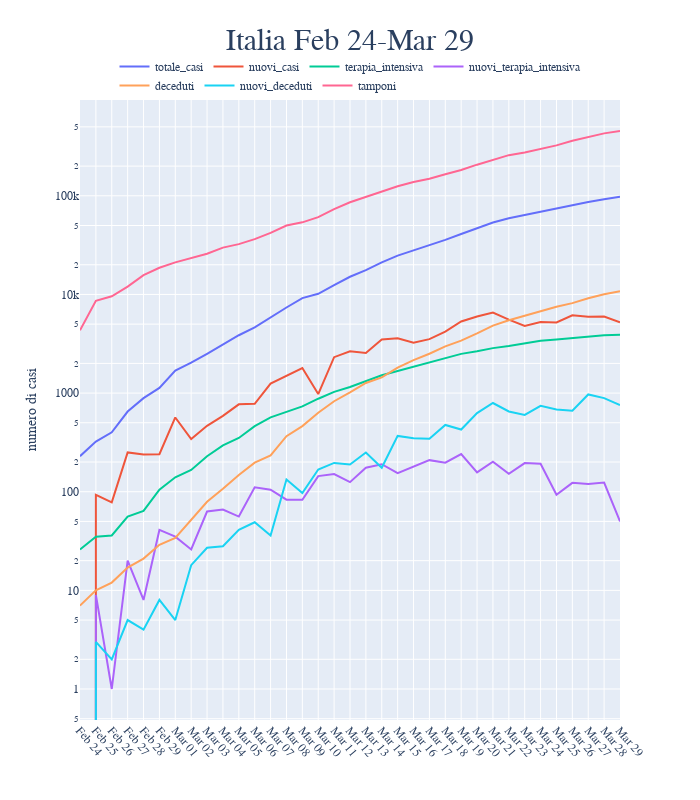

Notebook code for this chart:
### Code cell
#plot_COVID('Lombardia','nuovi_casi', 'nuovi_terapia_intensiva', 'nuovi_deceduti')

#plot_COVID('Alto Adige','nuovi_casi_giorno', 'decessi_giorno', 'ricoveri_ICU_giorno','terapia_intensiva')

#plot_COVID_all('totale_casi','nuovi_casi','terapia_intensiva','nuovi_terapia_intensiva',
#               'deceduti','nuovi_deceduti','tamponi')

plot_COVID('Italia','totale_casi','nuovi_casi','terapia_intensiva','nuovi_terapia_intensiva',
               'deceduti','nuovi_deceduti','tamponi')

#plot_COVID('Italia','nuovi_casi','nuovi_terapia_intensiva',
#           'nuovi_ricoverati_con_sintomi','nuovi_tamponi')

#plot_COVID('Valle d\'Aosta','totale_casi','nuovi_casi','terapia_intensiva','nuovi_terapia_intensiva',
#               'deceduti','nuovi_deceduti')

### Figure 1 — Plotly figure (JSON) as saved in the notebook; plotly's stock layout.template omitted (floating-point values rounded to 4 significant figures)
{"data": [{"customdata": [["Feb 24", "totale_casi"], ["Feb 25", "totale_casi"], ["Feb 26", "totale_casi"], ["Feb 27", "totale_casi"], ["Feb 28", "totale_casi"], ["Feb 29", "totale_casi"], ["Mar 01", "totale_casi"], ["Mar 02", "totale_casi"], ["Mar 03", "totale_casi"], ["Mar 04", "totale_casi"], ["Mar 05", "totale_casi"], ["Mar 06", "totale_casi"], ["Mar 07", "totale_casi"], ["Mar 08", "totale_casi"], ["Mar 09", "totale_casi"], ["Mar 10", "totale_casi"], ["Mar 11", "totale_casi"], ["Mar 12", "totale_casi"], ["Mar 13", "totale_casi"], ["Mar 14", "totale_casi"], ["Mar 15", "totale_casi"], ["Mar 16", "totale_casi"], ["Mar 17", "totale_casi"], ["Mar 18", "totale_casi"], ["Mar 19", "totale_casi"], ["Mar 20", "totale_casi"], ["Mar 21", "totale_casi"], ["Mar 22", "totale_casi"], ["Mar 23", "totale_casi"], ["Mar 24", "totale_casi"], ["Mar 25", "totale_casi"], ["Mar 26", "totale_casi"], ["Mar 27", "totale_casi"], ["Mar 28", "totale_casi"], ["Mar 29", "totale_casi"]], "hoverlabel": {"namelength": 0}, "hovertemplate": "variable=%{customdata[1]}<br>data=%{customdata[0]}<br>value=%{y}", "legendgroup": "totale_casi", "line": {"color": "#636efa", "dash": "solid"}, "mode": "lines", "name": "totale_casi", "showlegend": true, "type": "scatter", "x": ["Feb 24", "Feb 25", "Feb 26", "Feb 27", "Feb 28", "Feb 29", "Mar 01", "Mar 02", "Mar 03", "Mar 04", "Mar 05", "Mar 06", "Mar 07", "Mar 08", "Mar 09", "Mar 10", "Mar 11", "Mar 12", "Mar 13", "Mar 14", "Mar 15", "Mar 16", "Mar 17", "Mar 18", "Mar 19", "Mar 20", "Mar 21", "Mar 22", "Mar 23", "Mar 24", "Mar 25", "Mar 26", "Mar 27", "Mar 28", "Mar 29"], "xaxis": "x", "y": [229, 322, 400, 650, 888, 1128, 1694, 2036, 2502, 3089, 3858, 4636, 5883, 7375, 9172, 10149, 12462, 15113, 17660, 21157, 24747, 27980, 31506, 35713, 41035, 47021, 53578, 59138, 63927, 69176, 74386, 80539, 86498, 92472, 97689], "yaxis": "y"}, {"customdata": [["Feb 24", "nuovi_casi"], ["Feb 25", "nuovi_casi"], ["Feb 26", "nuovi_casi"], ["Feb 27", "nuovi_casi"], ["Feb 28", "nuovi_casi"], ["Feb 29", "nuovi_casi"], ["Mar 01", "nuovi_casi"], ["Mar 02", "nuovi_casi"], ["Mar 03", "nuovi_casi"], ["Mar 04", "nuovi_casi"], ["Mar 05", "nuovi_casi"], ["Mar 06", "nuovi_casi"], ["Mar 07", "nuovi_casi"], ["Mar 08", "nuovi_casi"], ["Mar 09", "nuovi_casi"], ["Mar 10", "nuovi_casi"], ["Mar 11", "nuovi_casi"], ["Mar 12", "nuovi_casi"], ["Mar 13", "nuovi_casi"], ["Mar 14", "nuovi_casi"], ["Mar 15", "nuovi_casi"], ["Mar 16", "nuovi_casi"], ["Mar 17", "nuovi_casi"], ["Mar 18", "nuovi_casi"], ["Mar 19", "nuovi_casi"], ["Mar 20", "nuovi_casi"], ["Mar 21", "nuovi_casi"], ["Mar 22", "nuovi_casi"], ["Mar 23", "nuovi_casi"], ["Mar 24", "nuovi_casi"], ["Mar 25", "nuovi_casi"], ["Mar 26", "nuovi_casi"], ["Mar 27", "nuovi_casi"], ["Mar 28", "nuovi_casi"], ["Mar 29", "nuovi_casi"]], "hoverlabel": {"namelength": 0}, "hovertemplate": "variable=%{customdata[1]}<br>data=%{customdata[0]}<br>value=%{y}", "legendgroup": "nuovi_casi", "line": {"color": "#EF553B", "dash": "solid"}, "mode": "lines", "name": "nuovi_casi", "showlegend": true, "type": "scatter", "x": ["Feb 24", "Feb 25", "Feb 26", "Feb 27", "Feb 28", "Feb 29", "Mar 01", "Mar 02", "Mar 03", "Mar 04", "Mar 05", "Mar 06", "Mar 07", "Mar 08", "Mar 09", "Mar 10", "Mar 11", "Mar 12", "Mar 13", "Mar 14", "Mar 15", "Mar 16", "Mar 17", "Mar 18", "Mar 19", "Mar 20", "Mar 21", "Mar 22", "Mar 23", "Mar 24", "Mar 25", "Mar 26", "Mar 27", "Mar 28", "Mar 29"], "xaxis": "x", "y": [0, 93, 78, 250, 238, 240, 566, 342, 466, 587, 769, 778, 1247, 1492, 1797, 977, 2313, 2651, 2547, 3497, 3590, 3233, 3526, 4207, 5322, 5986, 6557, 5560, 4789, 5249, 5210, 6153, 5959, 5974, 5217], "yaxis": "y"}, {"customdata": [["Feb 24", "terapia_intensiva"], ["Feb 25", "terapia_intensiva"], ["Feb 26", "terapia_intensiva"], ["Feb 27", "terapia_intensiva"], ["Feb 28", "terapia_intensiva"], ["Feb 29", "terapia_intensiva"], ["Mar 01", "terapia_intensiva"], ["Mar 02", "terapia_intensiva"], ["Mar 03", "terapia_intensiva"], ["Mar 04", "terapia_intensiva"], ["Mar 05", "terapia_intensiva"], ["Mar 06", "terapia_intensiva"], ["Mar 07", "terapia_intensiva"], ["Mar 08", "terapia_intensiva"], ["Mar 09", "terapia_intensiva"], ["Mar 10", "terapia_intensiva"], ["Mar 11", "terapia_intensiva"], ["Mar 12", "terapia_intensiva"], ["Mar 13", "terapia_intensiva"], ["Mar 14", "terapia_intensiva"], ["Mar 15", "terapia_intensiva"], ["Mar 16", "terapia_intensiva"], ["Mar 17", "terapia_intensiva"], ["Mar 18", "terapia_intensiva"], ["Mar 19", "terapia_intensiva"], ["Mar 20", "terapia_intensiva"], ["Mar 21", "terapia_intensiva"], ["Mar 22", "terapia_intensiva"], ["Mar 23", "terapia_intensiva"], ["Mar 24", "terapia_intensiva"], ["Mar 25", "terapia_intensiva"], ["Mar 26", "terapia_intensiva"], ["Mar 27", "terapia_intensiva"], ["Mar 28", "terapia_intensiva"], ["Mar 29", "terapia_intensiva"]], "hoverlabel": {"namelength": 0}, "hovertemplate": "variable=%{customdata[1]}<br>data=%{customdata[0]}<br>value=%{y}", "legendgroup": "terapia_intensiva", "line": {"color": "#00cc96", "dash": "solid"}, "mode": "lines", "name": "terapia_intensiva", "showlegend": true, "type": "scatter", "x": ["Feb 24", "Feb 25", "Feb 26", "Feb 27", "Feb 28", "Feb 29", "Mar 01", "Mar 02", "Mar 03", "Mar 04", "Mar 05", "Mar 06", "Mar 07", "Mar 08", "Mar 09", "Mar 10", "Mar 11", "Mar 12", "Mar 13", "Mar 14", "Mar 15", "Mar 16", "Mar 17", "Mar 18", "Mar 19", "Mar 20", "Mar 21", "Mar 22", "Mar 23", "Mar 24", "Mar 25", "Mar 26", "Mar 27", "Mar 28", "Mar 29"], "xaxis": "x", "y": [26, 35, 36, 56, 64, 105, 140, 166, 229, 295, 351, 462, 567, 650, 733, 877, 1028, 1153, 1328, 1518, 1672, 1851, 2060, 2257, 2498, 2655, 2857, 3009, 3204, 3396, 3489, 3612, 3732, 3856, 3906], "yaxis": "y"}, {"customdata": [["Feb 24", "nuovi_terapia_intensiva"], ["Feb 25", "nuovi_terapia_intensiva"], ["Feb 26", "nuovi_terapia_intensiva"], ["Feb 27", "nuovi_terapia_intensiva"], ["Feb 28", "nuovi_terapia_intensiva"], ["Feb 29", "nuovi_terapia_intensiva"], ["Mar 01", "nuovi_terapia_intensiva"], ["Mar 02", "nuovi_terapia_intensiva"], ["Mar 03", "nuovi_terapia_intensiva"], ["Mar 04", "nuovi_terapia_intensiva"], ["Mar 05", "nuovi_terapia_intensiva"], ["Mar 06", "nuovi_terapia_intensiva"], ["Mar 07", "nuovi_terapia_intensiva"], ["Mar 08", "nuovi_terapia_intensiva"], ["Mar 09", "nuovi_terapia_intensiva"], ["Mar 10", "nuovi_terapia_intensiva"], ["Mar 11", "nuovi_terapia_intensiva"], ["Mar 12", "nuovi_terapia_intensiva"], ["Mar 13", "nuovi_terapia_intensiva"], ["Mar 14", "nuovi_terapia_intensiva"], ["Mar 15", "nuovi_terapia_intensiva"], ["Mar 16", "nuovi_terapia_intensiva"], ["Mar 17", "nuovi_terapia_intensiva"], ["Mar 18", "nuovi_terapia_intensiva"], ["Mar 19", "nuovi_terapia_intensiva"], ["Mar 20", "nuovi_terapia_intensiva"], ["Mar 21", "nuovi_terapia_intensiva"], ["Mar 22", "nuovi_terapia_intensiva"], ["Mar 23", "nuovi_terapia_intensiva"], ["Mar 24", "nuovi_terapia_intensiva"], ["Mar 25", "nuovi_terapia_intensiva"], ["Mar 26", "nuovi_terapia_intensiva"], ["Mar 27", "nuovi_terapia_intensiva"], ["Mar 28", "nuovi_terapia_intensiva"], ["Mar 29", "nuovi_terapia_intensiva"]], "hoverlabel": {"namelength": 0}, "hovertemplate": "variable=%{customdata[1]}<br>data=%{customdata[0]}<br>value=%{y}", "legendgroup": "nuovi_terapia_intensiva", "line": {"color": "#ab63fa", "dash": "solid"}, "mode": "lines", "name": "nuovi_terapia_intensiva", "showlegend": true, "type": "scatter", "x": ["Feb 24", "Feb 25", "Feb 26", "Feb 27", "Feb 28", "Feb 29", "Mar 01", "Mar 02", "Mar 03", "Mar 04", "Mar 05", "Mar 06", "Mar 07", "Mar 08", "Mar 09", "Mar 10", "Mar 11", "Mar 12", "Mar 13", "Mar 14", "Mar 15", "Mar 16", "Mar 17", "Mar 18", "Mar 19", "Mar 20", "Mar 21", "Mar 22", "Mar 23", "Mar 24", "Mar 25", "Mar 26", "Mar 27", "Mar 28", "Mar 29"], "xaxis": "x", "y": [0, 9, 1, 20, 8, 41, 35, 26, 63, 66, 56, 111, 105, 83, 83, 144, 151, 125, 175, 190, 154, 179, 209, 197, 241, 157, 202, 152, 195, 192, 93, 123, 120, 124, 50], "yaxis": "y"}, {"customdata": [["Feb 24", "deceduti"], ["Feb 25", "deceduti"], ["Feb 26", "deceduti"], ["Feb 27", "deceduti"], ["Feb 28", "deceduti"], ["Feb 29", "deceduti"], ["Mar 01", "deceduti"], ["Mar 02", "deceduti"], ["Mar 03", "deceduti"], ["Mar 04", "deceduti"], ["Mar 05", "deceduti"], ["Mar 06", "deceduti"], ["Mar 07", "deceduti"], ["Mar 08", "deceduti"], ["Mar 09", "deceduti"], ["Mar 10", "deceduti"], ["Mar 11", "deceduti"], ["Mar 12", "deceduti"], ["Mar 13", "deceduti"], ["Mar 14", "deceduti"], ["Mar 15", "deceduti"], ["Mar 16", "deceduti"], ["Mar 17", "deceduti"], ["Mar 18", "deceduti"], ["Mar 19", "deceduti"], ["Mar 20", "deceduti"], ["Mar 21", "deceduti"], ["Mar 22", "deceduti"], ["Mar 23", "deceduti"], ["Mar 24", "deceduti"], ["Mar 25", "deceduti"], ["Mar 26", "deceduti"], ["Mar 27", "deceduti"], ["Mar 28", "deceduti"], ["Mar 29", "deceduti"]], "hoverlabel": {"namelength": 0}, "hovertemplate": "variable=%{customdata[1]}<br>data=%{customdata[0]}<br>value=%{y}", "legendgroup": "deceduti", "line": {"color": "#FFA15A", "dash": "solid"}, "mode": "lines", "name": "deceduti", "showlegend": true, "type": "scatter", "x": ["Feb 24", "Feb 25", "Feb 26", "Feb 27", "Feb 28", "Feb 29", "Mar 01", "Mar 02", "Mar 03", "Mar 04", "Mar 05", "Mar 06", "Mar 07", "Mar 08", "Mar 09", "Mar 10", "Mar 11", "Mar 12", "Mar 13", "Mar 14", "Mar 15", "Mar 16", "Mar 17", "Mar 18", "Mar 19", "Mar 20", "Mar 21", "Mar 22", "Mar 23", "Mar 24", "Mar 25", "Mar 26", "Mar 27", "Mar 28", "Mar 29"], "xaxis": "x", "y": [7, 10, 12, 17, 21, 29, 34, 52, 79, 107, 148, 197, 233, 366, 463, 631, 827, 1016, 1266, 1441, 1809, 2158, 2503, 2978, 3405, 4032, 4825, 5476, 6077, 6820, 7503, 8165, 9134, 10023, 10779], "yaxis": "y"}, {"customdata": [["Feb 24", "nuovi_deceduti"], ["Feb 25", "nuovi_deceduti"], ["Feb 26", "nuovi_deceduti"], ["Feb 27", "nuovi_deceduti"], ["Feb 28", "nuovi_deceduti"], ["Feb 29", "nuovi_deceduti"], ["Mar 01", "nuovi_deceduti"], ["Mar 02", "nuovi_deceduti"], ["Mar 03", "nuovi_deceduti"], ["Mar 04", "nuovi_deceduti"], ["Mar 05", "nuovi_deceduti"], ["Mar 06", "nuovi_deceduti"], ["Mar 07", "nuovi_deceduti"], ["Mar 08", "nuovi_deceduti"], ["Mar 09", "nuovi_deceduti"], ["Mar 10", "nuovi_deceduti"], ["Mar 11", "nuovi_deceduti"], ["Mar 12", "nuovi_deceduti"], ["Mar 13", "nuovi_deceduti"], ["Mar 14", "nuovi_deceduti"], ["Mar 15", "nuovi_deceduti"], ["Mar 16", "nuovi_deceduti"], ["Mar 17", "nuovi_deceduti"], ["Mar 18", "nuovi_deceduti"], ["Mar 19", "nuovi_deceduti"], ["Mar 20", "nuovi_deceduti"], ["Mar 21", "nuovi_deceduti"], ["Mar 22", "nuovi_deceduti"], ["Mar 23", "nuovi_deceduti"], ["Mar 24", "nuovi_deceduti"], ["Mar 25", "nuovi_deceduti"], ["Mar 26", "nuovi_deceduti"], ["Mar 27", "nuovi_deceduti"], ["Mar 28", "nuovi_deceduti"], ["Mar 29", "nuovi_deceduti"]], "hoverlabel": {"namelength": 0}, "hovertemplate": "variable=%{customdata[1]}<br>data=%{customdata[0]}<br>value=%{y}", "legendgroup": "nuovi_deceduti", "line": {"color": "#19d3f3", "dash": "solid"}, "mode": "lines", "name": "nuovi_deceduti", "showlegend": true, "type": "scatter", "x": ["Feb 24", "Feb 25", "Feb 26", "Feb 27", "Feb 28", "Feb 29", "Mar 01", "Mar 02", "Mar 03", "Mar 04", "Mar 05", "Mar 06", "Mar 07", "Mar 08", "Mar 09", "Mar 10", "Mar 11", "Mar 12", "Mar 13", "Mar 14", "Mar 15", "Mar 16", "Mar 17", "Mar 18", "Mar 19", "Mar 20", "Mar 21", "Mar 22", "Mar 23", "Mar 24", "Mar 25", "Mar 26", "Mar 27", "Mar 28", "Mar 29"], "xaxis": "x", "y": [0, 3, 2, 5, 4, 8, 5, 18, 27, 28, 41, 49, 36, 133, 97, 168, 196, 189, 250, 175, 368, 349, 345, 475, 427, 627, 793, 651, 601, 743, 683, 662, 969, 889, 756], "yaxis": "y"}, {"customdata": [["Feb 24", "tamponi"], ["Feb 25", "tamponi"], ["Feb 26", "tamponi"], ["Feb 27", "tamponi"], ["Feb 28", "tamponi"], ["Feb 29", "tamponi"], ["Mar 01", "tamponi"], ["Mar 02", "tamponi"], ["Mar 03", "tamponi"], ["Mar 04", "tamponi"], ["Mar 05", "tamponi"], ["Mar 06", "tamponi"], ["Mar 07", "tamponi"], ["Mar 08", "tamponi"], ["Mar 09", "tamponi"], ["Mar 10", "tamponi"], ["Mar 11", "tamponi"], ["Mar 12", "tamponi"], ["Mar 13", "tamponi"], ["Mar 14", "tamponi"], ["Mar 15", "tamponi"], ["Mar 16", "tamponi"], ["Mar 17", "tamponi"], ["Mar 18", "tamponi"], ["Mar 19", "tamponi"], ["Mar 20", "tamponi"], ["Mar 21", "tamponi"], ["Mar 22", "tamponi"], ["Mar 23", "tamponi"], ["Mar 24", "tamponi"], ["Mar 25", "tamponi"], ["Mar 26", "tamponi"], ["Mar 27", "tamponi"], ["Mar 28", "tamponi"], ["Mar 29", "tamponi"]], "hoverlabel": {"namelength": 0}, "hovertemplate": "variable=%{customdata[1]}<br>data=%{customdata[0]}<br>value=%{y}", "legendgroup": "tamponi", "line": {"color": "#FF6692", "dash": "solid"}, "mode": "lines", "name": "tamponi", "showlegend": true, "type": "scatter", "x": ["Feb 24", "Feb 25", "Feb 26", "Feb 27", "Feb 28", "Feb 29", "Mar 01", "Mar 02", "Mar 03", "Mar 04", "Mar 05", "Mar 06", "Mar 07", "Mar 08", "Mar 09", "Mar 10", "Mar 11", "Mar 12", "Mar 13", "Mar 14", "Mar 15", "Mar 16", "Mar 17", "Mar 18", "Mar 19", "Mar 20", "Mar 21", "Mar 22", "Mar 23", "Mar 24", "Mar 25", "Mar 26", "Mar 27", "Mar 28", "Mar 29"], "xaxis": "x", "y": [4324, 8623, 9587, 12014, 15695, 18661, 21127, 23345, 25856, 29837, 32362, 36359, 42062, 49937, 53826, 60761, 73154, 86011, 97488, 109170, 124899, 137962, 148657, 165541, 182777, 206886, 233222, 258402, 275468, 296964, 324445, 361060, 394079, 429526, 454030], "yaxis": "y"}], "layout": {"font": {"family": "Rockwell"}, "height": 800, "legend": {"orientation": "h", "title": {}, "tracegroupgap": 0, "x": 0.5, "xanchor": "center", "y": 1, "yanchor": "bottom"}, "title": {"font": {"size": 30}, "text": "Italia Feb 24-Mar 29", "x": 0.5, "xanchor": "center"}, "width": 700, "xaxis": {"anchor": "y", "domain": [0, 1], "tickangle": 50, "title": {"text": ""}}, "yaxis": {"anchor": "x", "domain": [0, 1], "title": {"text": "numero di casi"}, "type": "log"}}}
